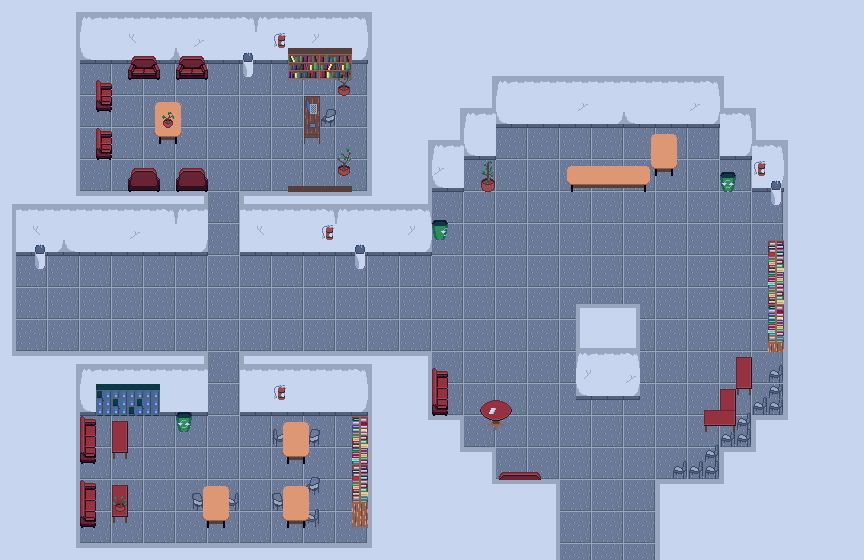

Tiled map render using the project's own tile images. Description and the map definition, with tile-layer contents summarised, below:
An orthogonal 54x35 tile map with 16x16 px tiles, 4 tile layers (ground, buildings, objects, objects2) and 104 objects (toMain, roteiro.c3.dialogo2, roteiro.c3.dialogo1, roteiro.c3Parte2.dialogo1).

<map version="1.10" tiledversion="1.11.0" orientation="orthogonal" renderorder="right-down" width="54" height="35" tilewidth="16" tileheight="16" infinite="0" nextlayerid="10" nextobjectid="163">
 <editorsettings>
  <export target="c3Map.lua" format="lua" />
 </editorsettings>
 <tileset firstgid="1" name="tileset" tilewidth="16" tileheight="16" tilecount="512" columns="32">
  <image source="newTileset.png" width="512" height="256" />
 </tileset>
 <layer id="1" name="ground" width="54" height="35">
  <data>[1890 cells, 1890 non-empty, 1 distinct tile ids]</data>
 </layer>
 <layer id="2" name="buildings" width="54" height="35">
  <data>[1890 cells, 1396 non-empty, 19 distinct tile ids]</data>
 </layer>
 <layer id="4" name="objects" width="54" height="35">
  <data>[1890 cells, 167 non-empty, 79 distinct tile ids]</data>
 </layer>
 <layer id="5" name="objects2" width="54" height="35">
  <data>[1890 cells, 39 non-empty, 18 distinct tile ids]</data>
 </layer>
 <objectgroup id="6" name="walls">
  <object id="1" x="656" y="480" width="16" height="80" />
  <object id="2" x="672" y="480" width="48" height="16" />
  <object id="3" x="720" y="448" width="16" height="32" />
  <object id="4" x="736" y="448" width="16" height="16" />
  <object id="5" x="752" y="416" width="16" height="32" />
  <object id="6" x="768" y="416" width="16" height="16" />
  <object id="7" x="784" y="144" width="16" height="272" />
  <object id="8" x="752" y="128" width="32" height="16" />
  <object id="9" x="752" y="112" width="16" height="16" />
  <object id="12" x="720" y="96" width="32" height="16" />
  <object id="13" x="720" y="80" width="16" height="16" />
  <object id="14" x="496" y="64" width="224" height="16" />
  <object id="15" x="480" y="80" width="16" height="32" />
  <object id="16" x="464" y="96" width="16" height="16" />
  <object id="17" x="448" y="112" width="16" height="32" />
  <object id="18" x="432" y="128" width="16" height="16" />
  <object id="19" x="416" y="144" width="16" height="64" />
  <object id="21" x="240" y="208" width="192" height="48" />
  <object id="22" x="354.875" y="244.938" width="10.1875" height="24.125" />
  <object id="25" x="240" y="192" width="176" height="16">
   <properties>
    <property name="req" value="teste" />
   </properties>
  </object>
  <object id="26" x="368" y="48" width="16" height="144" />
  <object id="27" x="80" y="48" width="288" height="16" />
  <object id="119" x="80" y="48" width="288" height="16" />
  <object id="28" x="64" y="48" width="16" height="144" />
  <object id="29" x="64" y="192" width="144" height="16" />
  <object id="30" x="0" y="208" width="208" height="48" />
  <object id="32" x="176" y="167.818" width="32" height="24.1818" />
  <object id="33" x="128" y="167.818" width="32" height="24.1818" />
  <object id="34" x="96" y="130.875" width="16" height="29.125" />
  <object id="35" x="96" y="82.9375" width="16" height="29.0625" />
  <object id="37" x="176" y="56.125" width="32" height="23.875" />
  <object id="39" x="304" y="96" width="16" height="48" />
  <object id="43" x="288" y="64" width="64" height="16" />
  <object id="44" x="337.875" y="164.938" width="12.1875" height="11.0625" />
  <object id="45" x="0" y="352" width="80" height="16" />
  <object id="46" x="240" y="352" width="192" height="16" />
  <object id="47" x="416" y="368" width="16" height="48" />
  <object id="48" x="432" y="416" width="32" height="16" />
  <object id="49" x="448" y="432" width="16" height="16" />
  <object id="50" x="464" y="448" width="32" height="16" />
  <object id="51" x="480" y="464" width="16" height="16" />
  <object id="52" x="496" y="480" width="64" height="16" />
  <object id="53" x="544" y="496" width="16" height="64" />
  <object id="54" x="240" y="368" width="16" height="48" />
  <object id="55" x="256" y="400" width="112" height="16" />
  <object id="56" x="368" y="416" width="16" height="128" />
  <object id="57" x="80" y="544" width="288" height="16" />
  <object id="58" x="64" y="368" width="16" height="176" />
  <object id="69" x="352" y="416" width="16" height="112" />
  <object id="79" x="80" y="419" width="16" height="45" />
  <object id="80" x="432" y="370.75" width="16" height="45.25" />
  <object id="127" x="432" y="370.75" width="16" height="45.25" />
  <object id="81" x="480" y="400" width="32" height="30" />
  <object id="126" x="480" y="400" width="32" height="30" />
  <object id="82" x="498.875" y="472" width="42.1875" height="8" />
  <object id="86" x="673.063" y="465.938" width="46.9375" height="12.9716" />
  <object id="87" x="704.938" y="449.969" width="15.0625" height="12.9868" />
  <object id="88" x="721" y="433.938" width="31" height="12.9716" />
  <object id="89" x="736.938" y="418" width="15.0625" height="13" />
  <object id="90" x="752.875" y="401.938" width="31.125" height="12.9755" />
  <object id="91" x="768.938" y="370" width="15.0625" height="29" />
  <object id="92" x="576" y="304" width="64" height="96" />
  <object id="93" x="768" y="240" width="16" height="112" />
  <object id="95" x="736" y="357.25" width="16" height="37.6875" />
  <object id="96" x="720" y="388.875" width="16" height="43.125" />
  <object id="98" x="704" y="410.125" width="16" height="21.875" />
  <object id="103" x="720" y="172" width="16" height="20" />
  <object id="107" x="752" y="144" width="32" height="48" />
  <object id="108" x="720" y="112" width="32" height="48" />
  <object id="109" x="496" y="112" width="224" height="16" />
  <object id="110" x="464" y="112" width="32" height="48" />
  <object id="111" x="432" y="144" width="32" height="48" />
  <object id="112" x="432" y="219.932" width="16" height="20.0682" />
  <object id="114" x="480.913" y="177.957" width="14.1304" height="14.0435" />
  <object id="115" x="566.938" y="165.938" width="83.125" height="26.0625" />
  <object id="117" x="650.938" y="133.875" width="26.125" height="42.125" />
  <object id="123" x="0" y="256" width="16" height="96" />
  <object id="128" x="337.875" y="84.938" width="12.1875" height="11.0625" />
  <object id="130" x="154.938" y="101.875" width="26.125" height="42.125" />
  <object id="131" x="288" y="185.854" width="64" height="6.14625" />
  <object id="132" x="321" y="115.043" width="14.0625" height="11.9878" />
  <object id="133" x="80" y="352" width="128" height="64" />
  <object id="134" x="112" y="421.25" width="16" height="37.6875" />
  <object id="135" x="112" y="485.25" width="16" height="37.6875" />
  <object id="136" x="80" y="483" width="16" height="45" />
  <object id="137" x="224.938" y="497.969" width="14" height="12.9688" />
  <object id="138" x="304.938" y="513.969" width="14" height="13.0313" />
  <object id="139" x="272.938" y="433.969" width="15.0625" height="12.9404" />
  <object id="140" x="193" y="499.043" width="14.0625" height="11.8628" />
  <object id="141" x="305" y="483.043" width="14.0625" height="11.9878" />
  <object id="142" x="305" y="435.043" width="14.0625" height="11.9878" />
  <object id="143" x="273" y="499.043" width="14.0625" height="11.9878" />
  <object id="144" x="202.938" y="485.875" width="26.125" height="42.125" />
  <object id="145" x="282.938" y="485.875" width="26.125" height="42.125" />
  <object id="146" x="282.938" y="421.875" width="26.125" height="42.125" />
  <object id="147" x="770.875" y="180.938" width="10.1875" height="24.125" />
  <object id="148" x="34.875" y="244.938" width="10.1875" height="24.125" />
  <object id="149" x="176" y="412.063" width="16" height="19.9375" />
  <object id="150" x="242.875" y="52.938" width="10.1875" height="24.125" />
  <object id="151" x="128" y="56.125" width="32" height="23.875" />
 </objectgroup>
 <objectgroup id="7" name="transitions">
  <!-- 1 objects omitted --></objectgroup>
 <objectgroup id="9" name="dialogues">
  <!-- 3 objects omitted --></objectgroup>
</map>
<!-- 4 of 104 objects omitted -->
